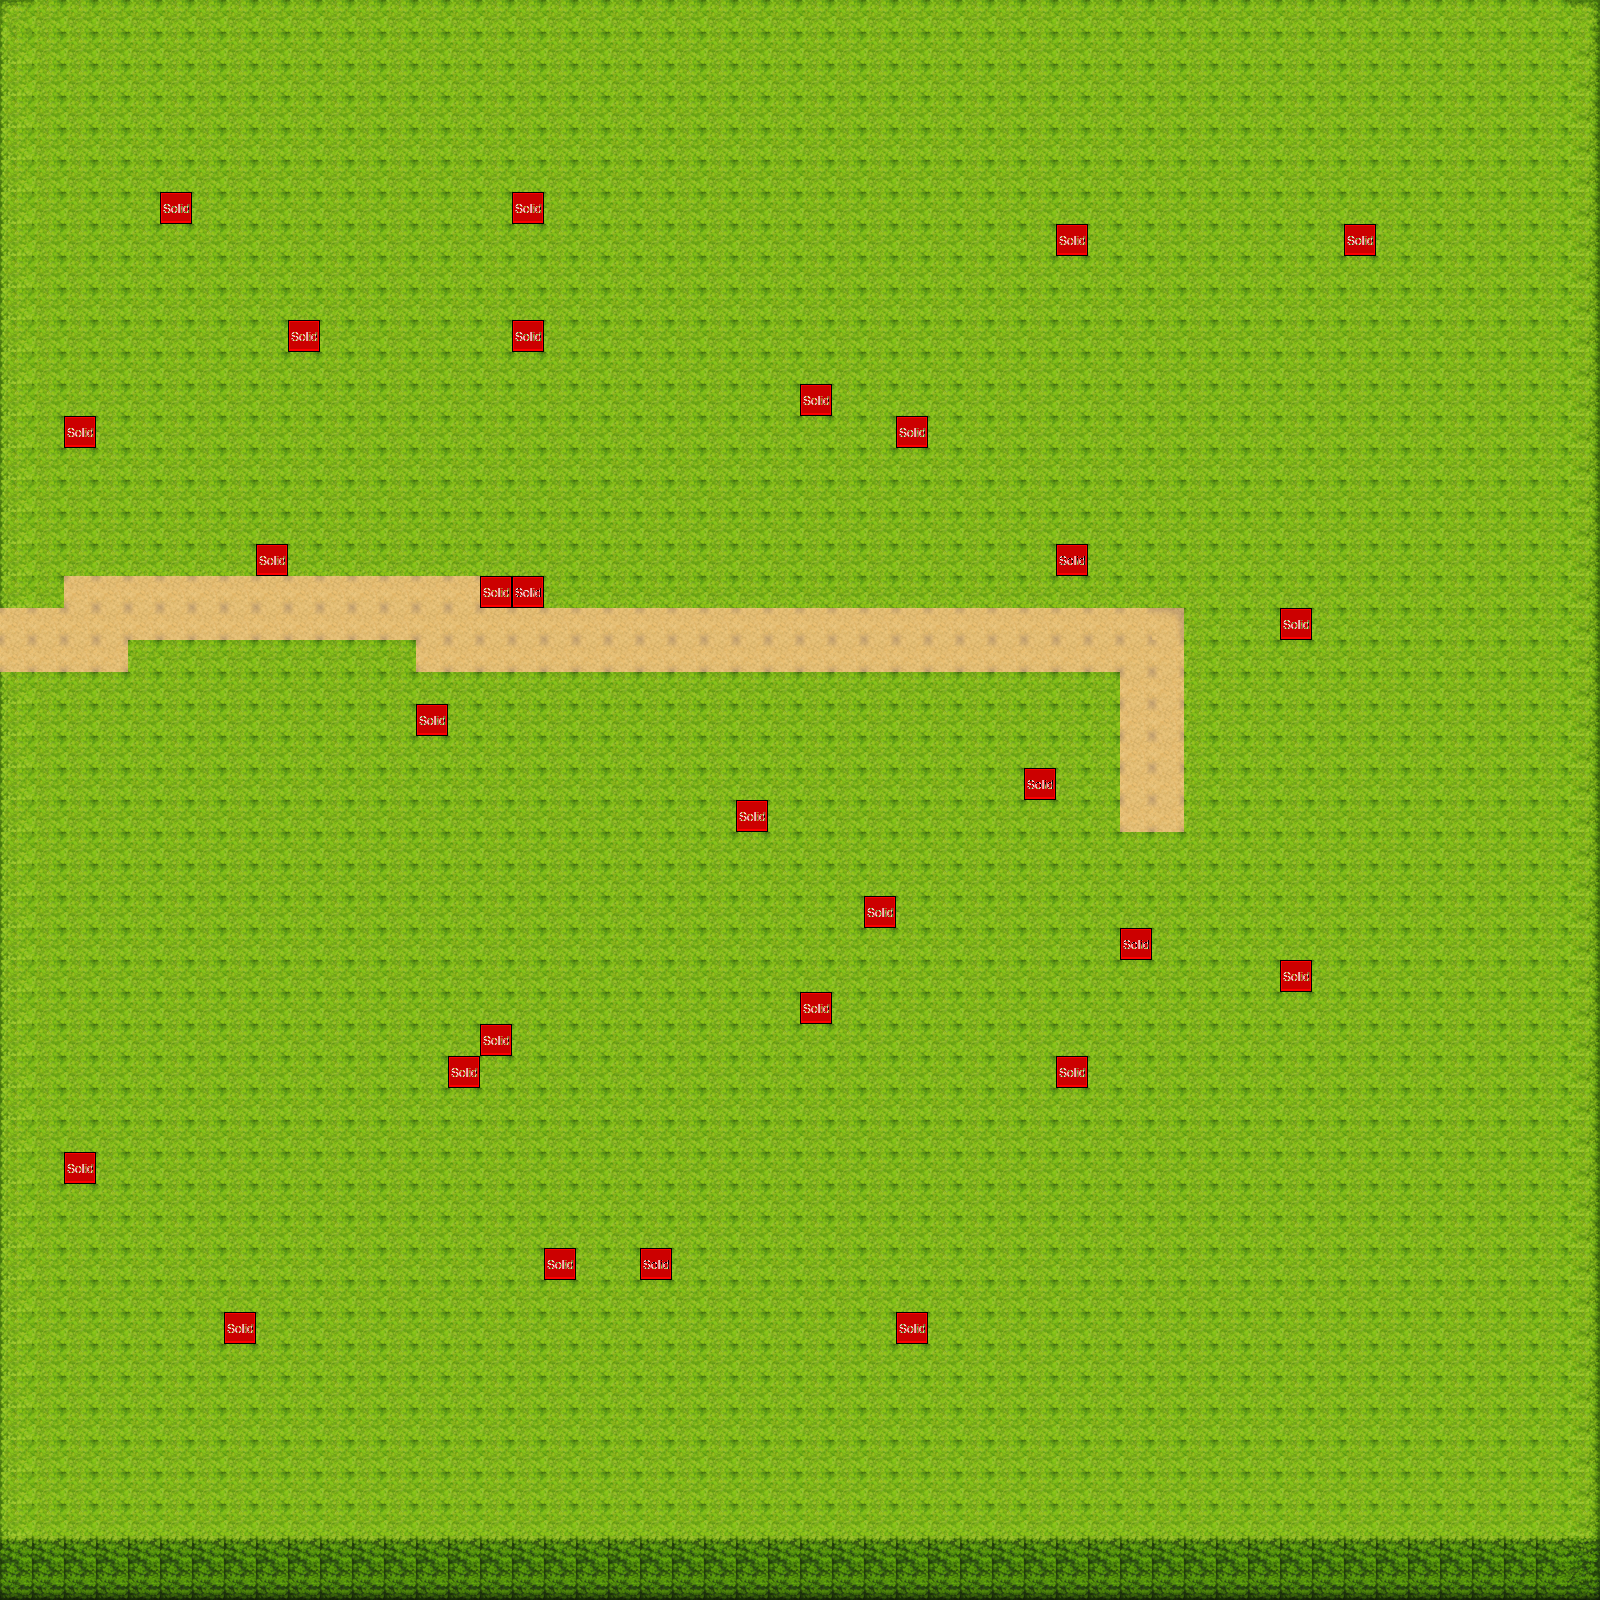

This is a level from a 2D game, rendered from its Tiled map with the project's own tilesets. A one-line summary and the map file follow, with tile-layer data summarised:
An orthogonal 50x50 tile map with 32x32 px tiles, 2 tile layers (background, collision), 2 tilesets and 2 objects (player, MyLevelEntity).

<map version="1.0" orientation="orthogonal" width="50" height="50" tilewidth="32" tileheight="32">
 <tileset firstgid="1" name="tiles" tilewidth="32" tileheight="32">
  <image source="../img/map/tiles.png" trans="ffffff" width="1024" height="2016" />
 </tileset>
 <tileset firstgid="2017" name="metatiles32x32" tilewidth="32" tileheight="32">
  <image source="../img/map/metatiles32x32.png" trans="ffffff" width="160" height="32" />
  <tile id="0">
   <properties>
    <property name="type" value="solid" />
   </properties>
  </tile>
 </tileset>
 <layer name="background" width="50" height="50">
  <data>[2500 cells, 2500 non-empty, 15 distinct tile ids]</data>
 </layer>
 <layer name="collision" width="50" height="50">
  <data>[2500 cells, 29 non-empty, 1 distinct tile ids]</data>
 </layer>
 <objectgroup name="Entities" width="50" height="50">
  <object name="player" x="101" y="583" width="27" height="19">
   <properties>
    <property name="image" value="girl" />
    <property name="spriteheight" value="32" />
    <property name="spritewidth" value="32" />
   </properties>
  </object>
  <object name="MyLevelEntity" x="5" y="612" width="22" height="57">
   <properties>
    <property name="duration" value="250" />
    <property name="fade" value="#000000" />
    <property name="from" value="test_map2" />
    <property name="locationX" value="48" />
    <property name="locationY" value="19" />
    <property name="to" value="test_map" />
   </properties>
  </object>
 </objectgroup>
</map>
